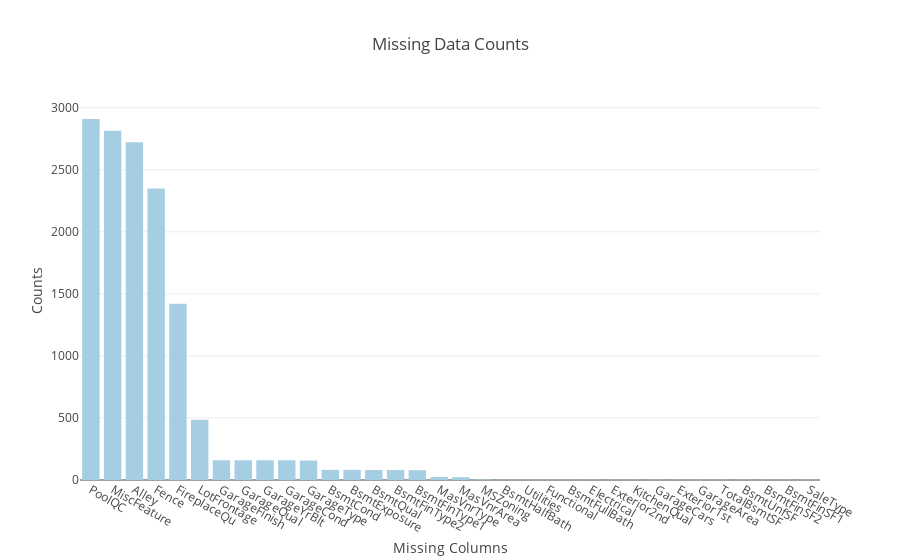

The notebook cell this image was saved under:
### Code cell
#missing data with barplots

missing_counts = go.Bar(x=missingdf['missing_column'].tolist(),
                  y=missingdf['missing_numbers'].tolist(),
                  marker=dict(color='rgb(166,206,227)'))


data = [missing_counts]

layout = go.Layout(title="Missing Data Counts",
                xaxis=dict(title='Missing Columns',tickangle=30),
                yaxis=dict(title='Counts'))

fig = go.Figure(data=data, layout=layout)

py.offline.iplot(fig)

### Figure 1 — Plotly figure (JSON) as saved in the notebook; plotly's stock layout.template omitted (floating-point values rounded to 4 significant figures)
{"data": [{"marker": {"color": "rgb(166,206,227)"}, "type": "bar", "x": ["PoolQC", "MiscFeature", "Alley", "Fence", "FireplaceQu", "LotFrontage", "GarageFinish", "GarageQual", "GarageYrBlt", "GarageCond", "GarageType", "BsmtCond", "BsmtExposure", "BsmtQual", "BsmtFinType2", "BsmtFinType1", "MasVnrType", "MasVnrArea", "MSZoning", "BsmtHalfBath", "Utilities", "Functional", "BsmtFullBath", "Electrical", "Exterior2nd", "KitchenQual", "GarageCars", "Exterior1st", "GarageArea", "TotalBsmtSF", "BsmtUnfSF", "BsmtFinSF2", "BsmtFinSF1", "SaleType"], "y": [2909, 2814, 2721, 2348, 1420, 486, 159, 159, 159, 159, 157, 82, 82, 81, 80, 79, 24, 23, 4, 2, 2, 2, 2, 1, 1, 1, 1, 1, 1, 1, 1, 1, 1, 1]}], "layout": {"title": "Missing Data Counts", "xaxis": {"tickangle": 30, "title": "Missing Columns"}, "yaxis": {"title": "Counts"}}}
